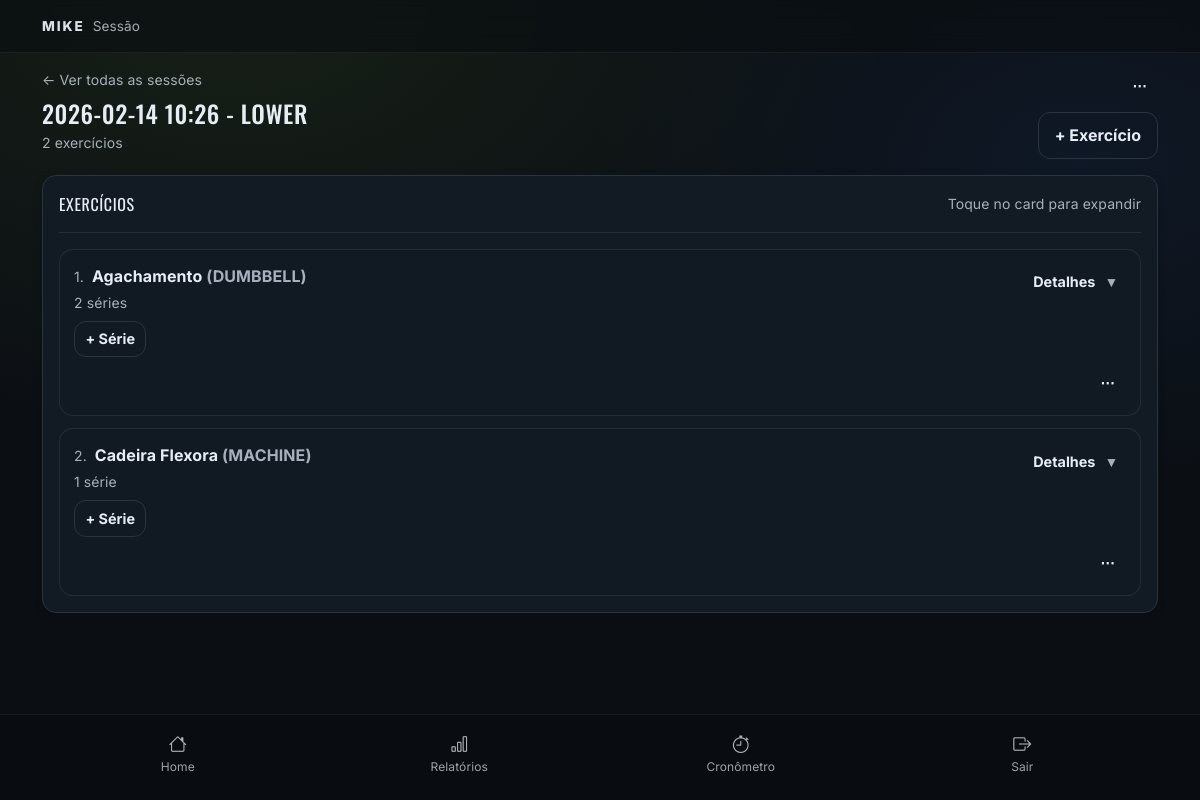
The app's page /training/session/9/ (signed in), older data.
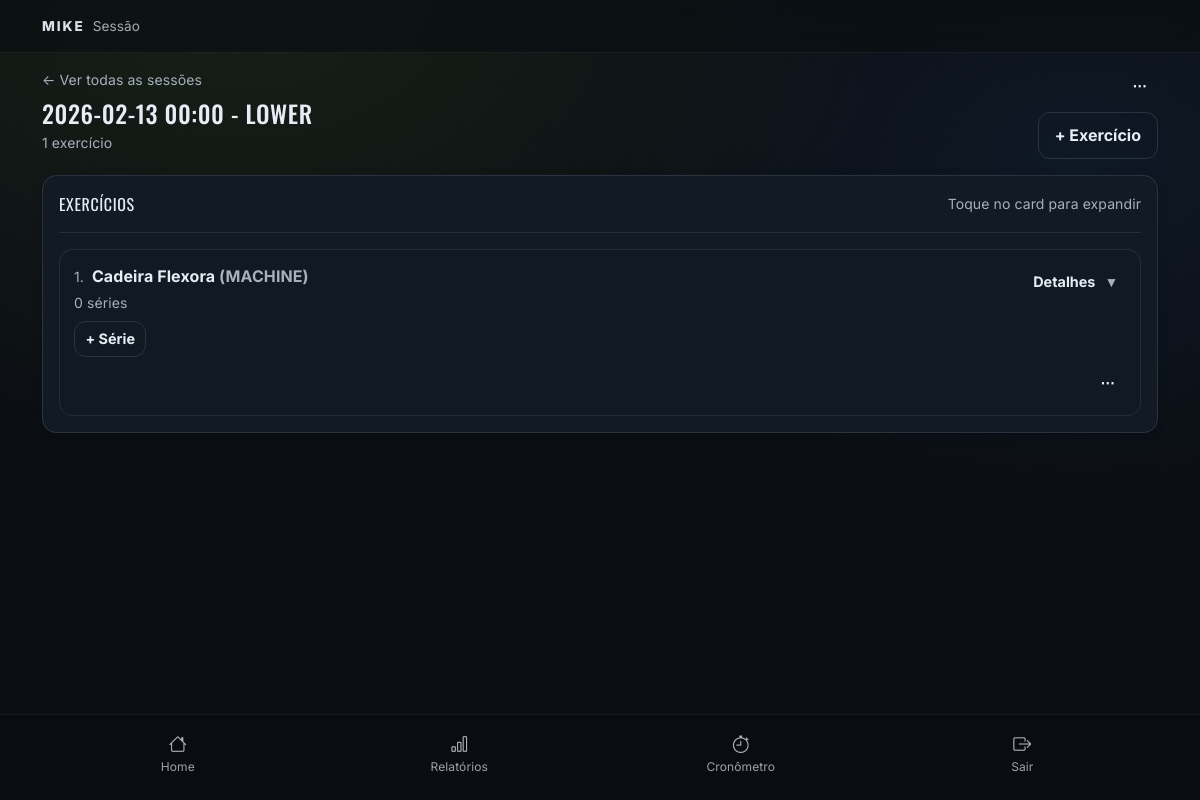
The same page, newer data.
### training/models.py (models this page shows, shortened)
class TrainingSession(models.Model):
    SESSION_TYPES = [
        ('UPPER','UPPER'),
        ('LOWER','LOWER'),
        ('PULL','PULL'),
        ('PUSH','PUSH'),
        ('FULLBODY','FULLBODY'),
    ]
    performed_at = models.DateTimeField(default=timezone.now)
    description = models.TextField(blank=True)
    user = models.ForeignKey(
        settings.AUTH_USER_MODEL,
        on_delete=models.CASCADE,
        related_name='training_sessions'
    )
    session_type = models.CharField(
        max_length=20,
        choices=SESSION_TYPES,
        blank=True,
        null=True
    )
    def __str__(self):
        t = self.session_type or "NO_TYPE"
        return f"{self.performed_at:%Y-%m-%d %H:%M} - {t}"

class SessionExercise(models.Model):
    VARIATIONS = [
        ('DUMBBELL', 'DUMBBELL'),
        ('BARBELL', 'BARBELL'),
        ('MACHINE', 'MACHINE'),
        ('BODYWEIGHT', 'BODYWEIGHT'),
        ('OTHER', 'OTHER'),
    ]
    order = models.PositiveSmallIntegerField()
    session = models.ForeignKey(
        TrainingSession,
        on_delete=models.CASCADE,
        related_name='session_exercises',
        )
    exercise = models.ForeignKey(
        Exercise,
        on_delete=models.PROTECT,
        related_name='appearances'
        )
    variation = models.CharField(
        max_length=20,
        choices=VARIATIONS,
    )
    class Meta:
        constraints = [
            models.UniqueConstraint(
                fields=['session', 'order'],
                name='uniq_sessionexercise_order_per_session',
            )
        ]

class Exercise(models.Model):
    name = models.CharField(max_length=120)
    slug = models.SlugField(max_length=120, unique=True, blank=True)
    def __str__(self):
        return str(self.name)

### training/views.py (the view)
# urls.py: path('session/<int:pk>/', views.training_session_detail, name='training_session_detail'),
@login_required
def training_session_detail(request, pk):
    session = get_object_or_404(
        TrainingSession,
        pk=pk,
        user=request.user,
        )
    exercises_qs = (
        session.session_exercises
        .select_related('exercise')
        .prefetch_related('exercise_sets')
        .order_by('order')
        )
    if request.method == 'POST':
        form = SessionExerciseForm(request.POST)
        if form.is_valid():
            se = form.save(commit=False)
            se.session = session
            max_order = session.session_exercises.aggregate(Max('order'))['order__max'] or 0
            se.order = max_order + 1
            se.save()
            return redirect('training:training_session_detail', pk=session.pk)
    else:
        form = SessionExerciseForm()
    context = {
        'session': session,
        'exercises': exercises_qs,
        'form': form,
        }
    return render(request, 'training/training_session_detail.html', context)

### training/models.py (called while the page is built)
    def __str__(self):
        if self.reps is not None:
            main = f'{self.reps} reps'
        else:
            main = f'{self.duration}s'
        weight = f' @ {self.weight}kg' if self.weight is not None else ''
        return f'{self.order}: {main}{weight}'

### training/templates/training/training_session_detail.html (shortened to what this page needs)
{% extends "base.html" %}
{% block section %}Sessão{% endblock %}
{% block content %}
<div class="d-flex align-items-start justify-content-between gap-3 pt-2 pb-3">
    <div class="flex-grow-1">
        <a class="text-decoration-none m-text-muted small" href="{% url 'training:training_session_list' %}">
            ← Ver todas as sessões
        </a>
        <h1 class="h4 m-title mt-2 mb-1">{{ session }}</h1>
        <div class="m-text-muted small">
            {{ exercises|length }} exercício{{ exercises|length|pluralize }}
        </div>
    </div>
    <div class="d-flex flex-column align-items-end gap-2">
        <div class="dropdown">
            <button class="m-btn-ghost m-btn-sm" type="button" data-bs-toggle="dropdown" aria-expanded="false"
                aria-label="Ações da sessão">
                ⋯
            </button>
        </div>
        <button type="button" class="m-btn-secondary" data-bs-toggle="modal" data-bs-target="#addExerciseModal">
            + Exercício
        </button>
    </div>
</div>
<div class="m-card p-3">
    <div class="d-flex align-items-center justify-content-between">
        <div class="m-title">Exercícios</div>
        <span class="m-text-muted small">Toque no card para expandir</span>
    </div>
    <div class="m-divider my-3"></div>
    {% if exercises %}
    <div class="m-exercise-list">
        {% for se in exercises %}
        <article class="m-exercise-card">
            <div class="d-flex align-items-start justify-content-between gap-3">
                <div class="flex-grow-1">
                    <div class="d-flex align-items-baseline gap-2 flex-wrap">
                        <span class="m-text-muted small">{{ se.order }}.</span>
                        <div class="fw-bold">
                            {{ se.exercise.name }}
                            <span class="m-text-muted">({{ se.variation }})</span>
                        </div>
                    </div>
                    <div class="m-text-muted small mt-1">
                        {{ se.exercise_sets.count }} série{{ se.exercise_sets.count|pluralize }}
                    </div>
                    <div class="mt-2">
                        <button type="button" class="m-btn-secondary m-btn-sm" data-bs-toggle="modal"
                            data-bs-target="#setAddModal"
                            data-url="{% url 'training:session_exercise_detail' pk=se.pk %}?modal=1"
                            aria-label="Adicionar série em {{ se.exercise.name }}">
                            + Série
                        </button>
                    </div>
                </div>
                <button type="button" class="m-btn-ghost m-btn-sm" data-bs-toggle="collapse"
                    data-bs-target="#ex-{{ se.pk }}" aria-controls="ex-{{ se.pk }}" aria-expanded="false">
                    Detalhes <span class="m-text-muted ms-1">▾</span>
                </button>
            </div>
            <div class="d-flex justify-content-end mt-2">
                <div class="dropdown">
                    <button class="m-btn-ghost m-btn-sm" type="button" data-bs-toggle="dropdown" aria-expanded="false"
                        aria-label="Ações do exercício">
                        ⋯
                    </button>
                </div>
            </div>
        </article>
        {% endfor %}
    </div>
    {% else %}
    <div class="m-text-muted">
        Sem exercícios ainda. Toque em <strong>+ Exercício</strong> para adicionar o primeiro.
    </div>
    {% endif %}
</div>
{% endblock %}

Row changes from the older to the newer data that the page shows:
removed SessionExercise: order "1", exercise.name "Agachamento", variation "DUMBBELL", exercise_sets.count "2"
changed TrainingSession: session_type+performed_at "2026-02-14 10:26 - LOWER" → "2026-02-13 00:00 - LOWER"
changed SessionExercise "MACHINE": order "2" → "1"; exercise_sets.count "1" → "0"
Text that changed along with them:
{{ exercises|length }}: "2" → "1"
